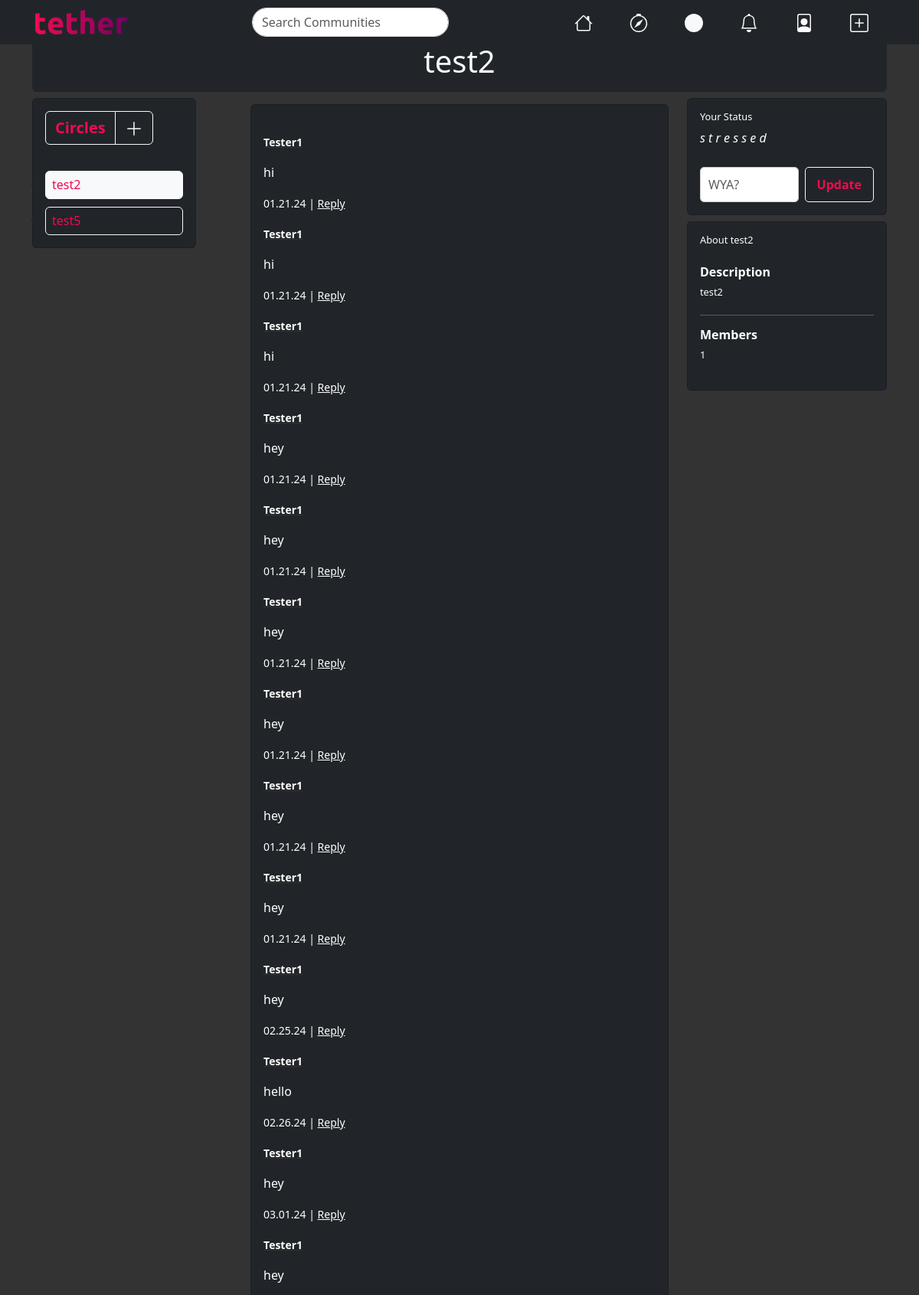
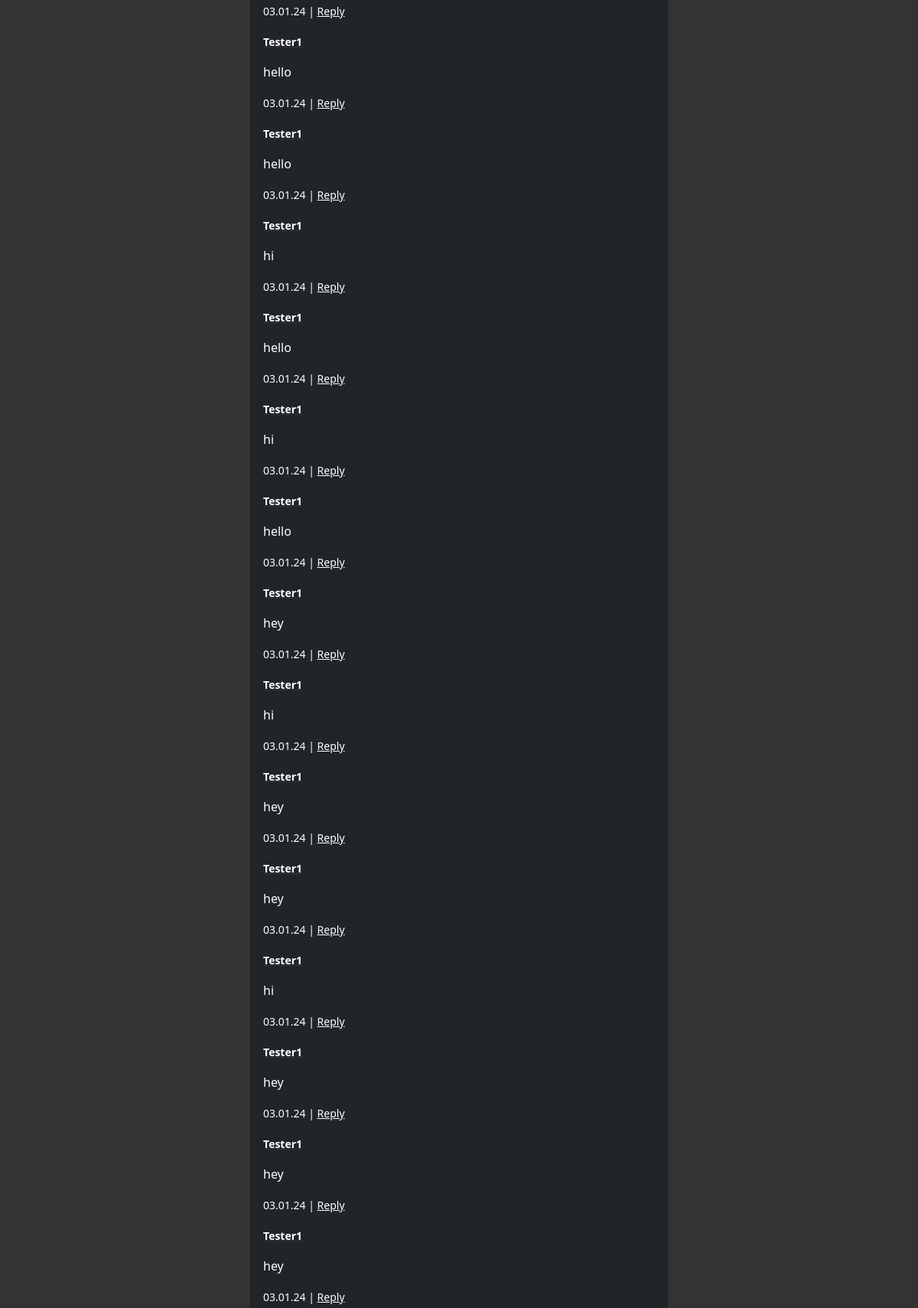
Page /circle/2 (signed in, upper part) on the committed database (2 pictures, top to bottom).
### main.py (models this page shows)
class Circle(db.Model):
    __tablename__ = "circles"
    id = db.Column(db.Integer, primary_key=True)
    name = db.Column(db.String(20), unique=True, nullable=False)
    description = db.Column(db.Text)
    creator_id = db.Column(db.Integer, db.ForeignKey('users.id'))
    creator = relationship("User", back_populates="created_circles")
    members = relationship("User", secondary="circle_membership", back_populates="joined_circles")
    messages = relationship("Message", back_populates="parent_circle")

class Message(db.Model):
    __tablename__ = "messagess"
    id = db.Column(db.Integer, primary_key=True)
    message_text = db.Column(db.Text(50), nullable=True)
    user_id = db.Column(db.Integer, db.ForeignKey("users.id"))
    messager = relationship("User", back_populates="messages")
    circle_id = db.Column(db.Integer, db.ForeignKey("circles.id"))
    timestamp = db.Column(db.DateTime, default=datetime.datetime.now())
    parent_circle = relationship("Circle", back_populates="messages")

class User(db.Model, UserMixin):
    __tablename__ = "users"
    id = db.Column(db.Integer, primary_key=True)
    email = db.Column(db.String(80), unique=True, nullable=False)
    name = db.Column(db.String(20), unique=True, nullable=False)
    display_name = db.Column(db.String(20), unique=True, nullable=True)
    visibility = db.Column(db.String(20), unique=True, nullable=False)
    password = db.Column(db.String(120), nullable=False)
    contactinfo = db.Column(db.String(80), unique=True, nullable=False)
    bio = db.Column(db.String(80))
    location = db.Column(db.String(120), nullable=False)
    comments = relationship("Comment", back_populates="comment_author")
    messages = relationship("Message", back_populates="messager")
    optins = relationship("Optin", back_populates="opter")
    posts = relationship("Post", back_populates="user")
    events = relationship("Event", back_populates="user")
    status = relationship("Status", back_populates="user")
    created_communities = relationship("Community", back_populates="creator", lazy="dynamic")
    joined_circles = relationship("Circle", secondary="circle_membership", back_populates="members")
    created_circles = relationship("Circle", back_populates="creator")

class Status(db.Model):
    __tablename__ = "status"
    id = db.Column(db.Integer, primary_key=True)
    status = db.Column(db.String(50), nullable=True)
    user_id = db.Column(db.Integer, db.ForeignKey('users.id'))
    timestamp = db.Column(db.DateTime, default=datetime.datetime.now())
    user = relationship("User", back_populates="status")

### main.py (the view, shortened to what this page needs)
@app.route('/circle/<int:circle_id>', methods=["GET", "POST"])
@login_required
def circle_page(circle_id):
    form = StatusForm()
    status = db.session.query(Status).order_by(Status.id.desc()).first()
    form.status.data = ""
    notifications = Notification.query.filter_by(user_id=current_user.id).order_by(Notification.id.desc()).limit(5).all()
    circle = Circle.query.get(circle_id)
    circles = current_user.joined_circles
    messages = circle.messages
    message_form = MessageForm()
    if circle:
        if current_user not in circle.members:
            circle.members.append(current_user)
            db.session.commit()
        return render_template("circle.html", form=form, message_form=message_form, status=status, circle=circle, circles=circles, messages=messages, notifications=notifications, current_user=current_user, logged_in=current_user.is_authenticated)

### main.py
class StatusForm(FlaskForm):
    status = StringField('WYA?')
    submit = SubmitField('Update')

class MessageForm(FlaskForm):
    message_text = TextAreaField("Say Something", validators=[Length(max=50)])
    submit = SubmitField("Send")

### main.py (called while the page is built)
@login_manager.user_loader
def load_user(user_id):
    return User.query.get(user_id)

### templates/circle.html (shortened to what this page needs)
{% extends 'base.html' %}
{% from 'bootstrap5/form.html' import render_form %}
{% block content %}
<header class="header-fixed-top bg-dark text-white fixed-top">
  <div class="container">
    <div class="d-flex align-items-center justify-content-between py-0.5">
      <a class="d-flex align-items-center col-md-3 mb-2 mb-md-0 text-dark" href="{{ url_for('commfeed') }}">
      </a>
      <form class="d-flex flex-grow-1 me-3 text-dark px-2 search-form" onsubmit="return false;">
       <div class="search-container">
        <input id="searchInput" class="form-control text-dark rounded-pill" type="search" placeholder="Search Communities" aria-label="Search" data-listener-added_de30e23a="true">
        </div>
      </form>
      <ul class="nav col-12 col-md-auto mb-2 justify-content-center mb-md-0">
        <li class="nav-link px-2 text-secondary">
          <a class="nav-link text-light" href="{{ url_for('commfeed') }}">
          </a>
        </li>
        <li class="nav-link px-2 text-secondary">
          <a class="nav-link text-light" href="{{ url_for('explore_communities') }}">
          </a>
        </li>
        <li class="nav-link px-2 text-secondary">
          <a class="nav-link text-light" href="{{ url_for('my_circles') }}">
            <svg xmlns="http://www.w3.org/2000/svg" width="24" height="24" fill="currentColor" class="bi bi-circle-fill" viewBox="0 0 16 16">
              <circle cx="8" cy="8" r="8"/>
            </svg>
          </a>
        </li>
        <li class="nav-link px-2 text-secondary">
          <div class="dropdown">
            <a class="nav-link text-light" id="notificationsDropdown" data-bs-toggle="dropdown" aria-haspopup="true" aria-expanded="false">
            </a>
          </div>
        </li>
        <li class="nav-link px-2 text-secondary">
          <a class="nav-link text-light dropdown" href="{% if current_user.is_authenticated %} {{ url_for('show_profile', user_id=current_user.id) }} {% else %} {{ url_for('login') }} {% endif %}">
          </a>
        </li>
        {% if logged_in %}
        <li class="nav-link px-2 text-secondary">
          <a class="nav-link text-light" href="{{ url_for('post') }}" id="createpostbtn">
          </a>
        </li>
        {% endif %}
      </ul>
    </div>
  </div>
</header>
      <div class="container mt-5 justify-content-center">
        <div class="p-2 p-md-2 mb-0.5 rounded text-body-emphasis bg-dark">
          <div class="container text-center">
            <h1 class="text-light">
              {{ circle.name }}
            </h1>
          </div>
        </div>
      </div>
      <div class="container">
        <div class="row">
            <div class="col-md-3 floating-card">
                <div class="card mt-2 bg-dark d-inline-block w-auto">
                    <div class="card-body">
                        <div class="btn-group" role="group">
                            <a type="button" class="btn btn-outline-light fw-bold fs-5" id="communitiesbtn" href="{{ url_for('my_circles') }}" style="color:#f00b51">Circles</a>
                            <button type="button" class="btn btn-outline-light">
                                <svg xmlns="http://www.w3.org/2000/svg" width="24" height="24" fill="currentColor" class="bi bi-plus-lg" viewBox="0 0 16 16">
                                    <path fill-rule="evenodd" d="M8 2a.5.5 0 0 1 .5.5v5h5a.5.5 0 0 1 0 1h-5v5a.5.5 0 0 1-1 0v-5h-5a.5.5 0 0 1 0-1h5v-5A.5.5 0 0 1 8 2"/>
                                </svg>
                            </button>
                        </div>
                        {% set current_circle_id = circle.id %}
                        <ul class="list-group mt-4">
                            {% for circle in circles %}
                                <li id="circleitem">
                                    <a href="{{ url_for('circle_page', circle_id=circle.id) }}" class="btn btn-outline-light p-2 {% if circle.id == current_circle_id %}active{% endif %}" style="color: #f00b51;">
                                        <div class="d-flex justify-content-between align-items-center">
                                            <h5 class="mb-0">{{ circle.name }}</h5>
                                        </div>
                                    </a>
                                </li>
                            {% endfor %}
                        </ul>
                    </div>
                </div>
            </div>
<div class="col-md-6 justify-content-center">
  <div class="card mt-3 bg-dark">
      <div class="card-body message-container text-white">
          <ul id="message-list" class="messageList" stye="overflow-y: scroll;">
              {% if messages %}
                  {% for message in messages %}
                      <li class="mb-3">
                          <a href="{{ url_for('show_profile', user_id=message.messager.id) }}">
                              <p class="text-white"><small style="font-weight: bold;">{{ message.messager.display_name }}</small></p>
                          </a>
                          <p class="sub-text text-white">{{ message.message_text }}</p>
                          <p><small> {{ message.timestamp.strftime("%m.%d.%y") }} | <a class="text-white" href="#">Reply</a></small></p>
                      </li>
                  {% endfor %}
              {% endif %}
          </ul>
      </div>
  </div>
</div>
            <div class="col-md-3">
              <div class="card mt-2 bg-dark">
                <div class="card-body text-white">
                  <h5 class="card-title" id="status-card-title">Your Status</h5>
                  <p class="card-text fst-italic text-light-center-secondary">{{ status.status }}</p>
                  <form method="post" class="row g-2 align-items-center">
                    <div class="col">
                      <div class="form-group">
                        {{ form.status(class="form-control", id="statustext", placeholder="WYA?") }}
                      </div>
                    </div>
                    <div class="col-auto">
                      <div>
                        {{ form.submit(class="btn btn-outline-light", style="color:#f00b51", id="status-button") }}
                      </div>
                    </div>
                  </form>
                </div>
              </div>
                <div id="aboutCircle" class="card mt-2 bg-dark">
                    <div class="card-body text-white">
                        <h1 class="card-title mb-4" id="aboutcircle-title">About {{ circle.name }}</h1>
                        <div class="circle-section">
                            <h3 class="section-title">Description</h3>
                            <p class="section-content">{{ circle.description }}</p>
                        </div>
                        <hr>
                        <div class="circle-section">
                            <h3 class="section-title">Members</h3>
                            <p class="section-content">{{ circle.members|length }}</p>
                        </div>
                    </div>
                </div>
            </div>
</div>
</div>
{% endblock %}

### static/css/styles.css (style rules this page uses)
body { background-color: #333333; color: white; }
a { color: #333; }

### templates/circle.html (style rules this page uses)
.messageList { list-style-type: none; padding: 0; margin-top: 20px; flex-direction: column-reverse; }
#aboutCircle { border-radius: 5px; }
#status-card-title, #aboutcircle-title { font-size: .8rem; }
.circle-section { margin-bottom: 20px; }
.section-title { font-size: 1rem; font-weight: bold; margin-bottom: 8px; }
.section-content { font-size: 0.8rem; line-height: 1.4; }
#circleitem { margin-top: 10px; }
#statustext { width: 100%; padding: 10px; margin-top: 10px; border: 1px solid #ccc; border-radius: 5px; box-sizing: border-box; font-size: 16px; }
#status-button { color: #fff; padding: 10px 15px; margin-top: 10px; border-radius: 5px; cursor: pointer; font-size: 16px; font-weight: bold; }
#circleitem h5 { font-size: 16px; }
#circleitem a.btn { width: 180px; justify-content: "center"; }
.message-container { max-height: 65vh; overflow: auto; flex-direction: column-reverse; position: relative; }

### rows in the picture
Circle: name "test2", description "test2"
Circle: name "test5"
Message: messager.display_name "Tester1", message_text "hi", timestamp "01.21.24"
Message: messager.display_name "Tester1", message_text "hi", timestamp "01.21.24"
Message: messager.display_name "Tester1", message_text "hi", timestamp "01.21.24"
Message: messager.display_name "Tester1", message_text "hey", timestamp "01.21.24"
Message: messager.display_name "Tester1", message_text "hey", timestamp "01.21.24"
Message: messager.display_name "Tester1", message_text "hey", timestamp "01.21.24"
Message: messager.display_name "Tester1", message_text "hey", timestamp "01.21.24"
Message: messager.display_name "Tester1", message_text "hey", timestamp "01.21.24"
Message: messager.display_name "Tester1", message_text "hey", timestamp "01.21.24"
Message: messager.display_name "Tester1", message_text "hey", timestamp "02.25.24"
Message: messager.display_name "Tester1", message_text "hello", timestamp "02.26.24"
Message: messager.display_name "Tester1", message_text "hey", timestamp "03.01.24"
Message: messager.display_name "Tester1", message_text "hey", timestamp "03.01.24"
Message: messager.display_name "Tester1", message_text "hello", timestamp "03.01.24"
Message: messager.display_name "Tester1", message_text "hello", timestamp "03.01.24"
Message: messager.display_name "Tester1", message_text "hi", timestamp "03.01.24"
Message: messager.display_name "Tester1", message_text "hello", timestamp "03.01.24"
Message: messager.display_name "Tester1", message_text "hi", timestamp "03.01.24"
Message: messager.display_name "Tester1", message_text "hello", timestamp "03.01.24"
Message: messager.display_name "Tester1", message_text "hey", timestamp "03.01.24"
Message: messager.display_name "Tester1", message_text "hi", timestamp "03.01.24"
Message: messager.display_name "Tester1", message_text "hey", timestamp "03.01.24"
Message: messager.display_name "Tester1", message_text "hey", timestamp "03.01.24"
Message: messager.display_name "Tester1", message_text "hi", timestamp "03.01.24"
Message: messager.display_name "Tester1", message_text "hey", timestamp "03.01.24"
Message: messager.display_name "Tester1", message_text "hey", timestamp "03.01.24"
Message: messager.display_name "Tester1", message_text "hey", timestamp "03.01.24"
Status: status "s t r e s s e d"

### other values in the picture
{{ circle.members|length }} "1"
